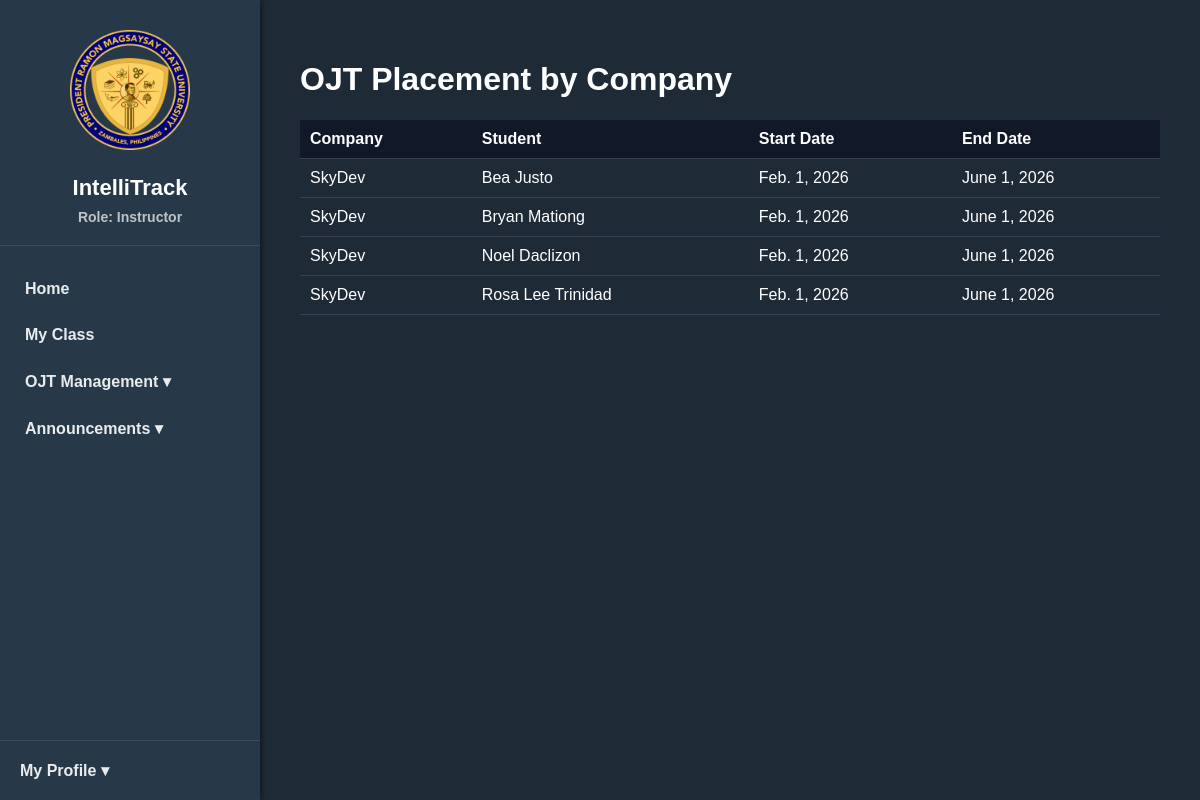
The page /instructor/placements/ (signed in) on the database its author committed.
### student/models.py (models this page shows, shortened)
class OJTPlacement(models.Model):
    student = models.OneToOneField(
        User,
        on_delete=models.CASCADE,
        related_name='ojt_placement',
        limit_choices_to={'role': 'student'}
    )
    supervisor = models.ForeignKey(
        User,
        on_delete=models.SET_NULL,
        null=True,
        blank=True,
        related_name='supervised_students',
        limit_choices_to={'role': 'company'}
    )
    batch_year = models.IntegerField(
        choices=YEAR_CHOICES,
        null=True,
        blank=True
    )
    batch_year = models.IntegerField(choices=YEAR_CHOICES, null=True, blank=True)
    company_name = models.CharField(max_length=255, blank=True, null=True)
    start_date = models.DateField(blank=True, null=True)
    end_date = models.DateField(blank=True, null=True)
    target_hours = models.IntegerField(default=600)
    notes = models.TextField(blank=True, null=True)

### accounts/models.py (models this page shows, shortened)
class User(AbstractUser):
    ROLE_CHOICES = [
        ('student', 'Student'),
        ('instructor', 'Instructor'),
        ('company', 'Company Supervisor'),
        ('admin', 'Administrator'),
    ]
    role = models.CharField(max_length=20, choices=ROLE_CHOICES)

### ojt_tracker/decorators.py (the view)
        @login_required(login_url="/login/")
        def wrapper(request, *args, **kwargs):
            if request.user.role in allowed_roles:
                return view_func(request, *args, **kwargs)
            return redirect('/login')

### teacher/views.py (called while the page is built)
@role_required(['instructor'])
def instructor_placements(request):
    placements = OJTPlacement.objects.select_related('student', 'supervisor').all()
    return render(request, "teacher/teacher-placements.html", {
        "placements": placements
    })

### teacher/templates/teacher/teacher-placements.html (shortened to what this page needs)
{% extends "teacher/base.html" %}
{% block content %}
<h1>OJT Placement by Company</h1>
{% if placements %}
    <table id="companyPlacementTable">
        <thead>
            <tr>
                <th onclick="sortTable(0)">Company</th>
                <th onclick="sortTable(1)">Student</th>
                <th onclick="sortTable(2)">Start Date</th>
                <th onclick="sortTable(3)">End Date</th>
            </tr>
        </thead>
        <tbody>
            {% for p in placements %}
            <tr>
                <td>{{ p.company_name|default:"No company assigned" }}</td>
                <td>{{ p.student.get_full_name }}</td>
                <td>{{ p.start_date|default:"-" }}</td>
                <td>{{ p.end_date|default:"-" }}</td>
            </tr>
            {% endfor %}
        </tbody>
    </table>
{% else %}
    <p>No placements available.</p>
{% endif %}
{% endblock %}

### teacher/templates/teacher/base.html (style rules this page uses)
body { margin: 0; font-family: Arial, Helvetica, sans-serif; background: #1F2A37; color: white; display: flex; height: 100vh; }

### teacher/templates/teacher/teacher-placements.html (style rules this page uses)
table { width:100%; border-collapse:collapse; margin-top:20px; cursor:pointer; }
th, td { padding:10px; border-bottom:1px solid #374151; text-align:left; }
th { background:#111827; }

### rows shown on the page
OJTPlacement: company_name "SkyDev", student.get_full_name "Bea Justo", start_date "Feb. 1, 2026", end_date "June 1, 2026"
OJTPlacement: company_name "SkyDev", student.get_full_name "Bryan Mationg", start_date "Feb. 1, 2026", end_date "June 1, 2026"
OJTPlacement: company_name "SkyDev", student.get_full_name "Noel Daclizon", start_date "Feb. 1, 2026", end_date "June 1, 2026"
OJTPlacement: company_name "SkyDev", student.get_full_name "Rosa Lee Trinidad", start_date "Feb. 1, 2026", end_date "June 1, 2026"
